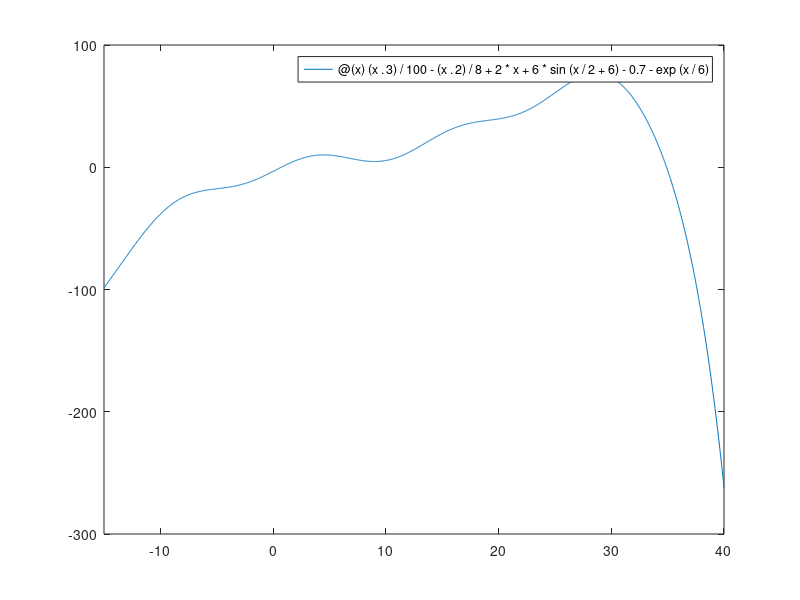

Reproduce this figure in MATLAB. (Note: this script raises an error after producing the figure.)
%% part 2 and 3 with step 1-4
f = @(x) (x.^3)/100 - (x.^2)/8 + 2*x + 6*sin(x/2 + 6) - 0.7 - exp(x/6);
df = @(x) 3*(x.^2)/100 - x/4 + 2 + 3*cos(x/2 + 6) - exp(x/6)/6;

% where f(l) and f(r) have opposite signs
L = 0; R = 1;

% checking signs to make sure a root is inside
fprintf('f(L) = %.4f, f(R) = %.4f\n', f(L), f(R));

figure;
fplot(f, [-15 40]);     
yline(0,'--');           % horizontal line at y=0
grid on;
title('checking where roots are');
xlabel('x'); ylabel('f(x)');

% midpoint for newton start
M = (L + R)/2;

% running all mthds using new generic solvers
% step 1: saving iterates in glist1/glist2/glist3
% step 2: roots below are the reference used for errors right after
[root_bisect, itb, flagb, glist1] = bisection_solver(f, L, R, 1e-14, 1e-14, 500);
[root_newton, itn, flagn, glist2] = newton_solver(@(x) deal(f(x), df(x)), M, 1e-14, 1e-14, 200);
[root_secant, its, flags, glist3] = secant_solver(f, L, R, 1e-14, 1e-14, 200);

% printing results
fprintf('bisection root: %.6f  iters:%d flag:%d\n', root_bisect, itb, flagb);
fprintf('newton root: %.6f    iters:%d flag:%d\n', root_newton, itn, flagn);
fprintf('secant root: %.6f    iters:%d flag:%d\n', root_secant, its, flags);

% step 3: random trials to collect (xn, xn+1) pairs
rng(0);                  % fixed seed for repeatability
ntrials = 40;            % how many random runs per method

% containers for all pairs
bef_b = []; aft_b = [];
bef_n = []; aft_n = [];
bef_s = []; aft_s = [];

% bisection trials (random brackets near the same root)
for k = 1:ntrials
    a = -0.2 + 1.4*rand;           % random left in [-0.2, 1.2]
    b = a + 0.6 + 0.8*rand;        % random right at least 0.6 away
    if f(a)*f(b) > 0, continue, end

    [rk, itk, flagk, glk] = bisection_solver(f, a, b, 1e-14, 1e-14, 500);
    if flagk ~= 1 || numel(glk) < 2, continue, end

    % step 1: xn sequence lives in glk
    % step 2: error uses this run's root as reference
    ek = abs(glk - rk);

    % build (eps_n, eps_{n+1})
    bef_b = [bef_b, ek(1:end-1)];
    aft_b = [aft_b, ek(2:end)];
end

% newton trials (random single starts near the root)
for k = 1:ntrials
    x0 = -0.5 + 2.0*rand;          % random start in [-0.5, 1.5]
    [rk, itk, flagk, glk] = newton_solver(@(x) deal(f(x), df(x)), x0, 1e-14, 1e-14, 200);
    if flagk ~= 1 || numel(glk) < 2, continue, end

    ek = abs(glk - rk);
    bef_n = [bef_n, ek(1:end-1)];
    aft_n = [aft_n, ek(2:end)];
end

% secant trials (random pairs near the root)
for k = 1:ntrials
    x0 = -0.5 + 2.0*rand;
    x1 = -0.5 + 2.0*rand;
    if x0 == x1, x1 = x1 + 1e-3; end

    [rk, itk, flagk, glk] = secant_solver(f, x0, x1, 1e-14, 1e-14, 200);
    if flagk ~= 1 || numel(glk) < 2, continue, end

    ek = abs(glk - rk);
    bef_s = [bef_s, ek(1:end-1)];
    aft_s = [aft_s, ek(2:end)];
end

% quick check that step 3 collected data (and step 1/2/4 are in play)
fprintf('pairs collected -> bisection:%d  newton:%d  secant:%d\n', ...
    numel(bef_b), numel(bef_n), numel(bef_s));
if isempty(bef_b) || isempty(bef_n) || isempty(bef_s)
    warning('some method did not collect data correctly');
else
    disp('all methods produced data -> step 3 good');
end

%example for how to filter the error data
%currently have error_list0, error_list1, index_list
%data points to be used in the regression
bregx = []; % e_n
bregy = []; % e_{n+1}
%iterate through the collected data
for n=1:length(bef_b)
    %if the error is not too big or too small
    %and it was enough iterations into the trial...
    if bef_b(n)>1e-15 && bef_b(n)<1e-2 && ...
            aft_b(n)>1e-14 && aft_b(n)<1e-2 
        %then add it to the set of points for regression
        bregx(end+1) = bef_b(n);
        bregy(end+1) = aft_b(n);
    end
end

nregx = []; % e_n
nregy = []; % e_{n+1}
%iterate through the collected data
for n=1:length(bef_n)
    %if the error is not too big or too small
    %and it was enough iterations into the trial...
    if bef_n(n)>1e-15 && bef_n(n)<1e-2 && ...
            aft_n(n)>1e-14 && aft_n(n)<1e-2 
        %then add it to the set of points for regression
        nregx(end+1) = bef_n(n);
        nregy(end+1) = aft_n(n);
    end
end

sregx = []; % e_n
sregy = []; % e_{n+1}
%iterate through the collected data
for n=1:length(bef_s)
    %if the error is not too big or too small
    %and it was enough iterations into the trial...
    if bef_s(n)>1e-15 && bef_s(n)<1e-2 && ...
            aft_s(n)>1e-14 && aft_s(n)<1e-2 
        %then add it to the set of points for regression
        sregx(end+1) = bef_s(n);
        sregy(end+1) = aft_s(n);
    end
end

% combined plot to see all three on one figure
figure; grid on
loglog(bef_b, aft_b, 'ro', 'markerfacecolor','r', 'markersize',3)   % bisection
hold on;
loglog(bef_n, aft_n, 'go', 'markerfacecolor','g', 'markersize',3)   % newton
loglog(bef_s, aft_s, 'bo', 'markerfacecolor','b', 'markersize',3)   % secant
xlabel('\epsilon_n'); ylabel('\epsilon_{n+1}');
title('error map from random trials')
legend('bisection','newton','secant','location','best')
hold off

figure; grid on
loglog(bregx, bregy, 'ro', 'markerfacecolor','r', 'markersize',3)
hold on
loglog(nregx, nregy, 'ro', 'markerfacecolor','g', 'markersize',3)
loglog(sregx, sregy, 'ro', 'markerfacecolor','b', 'markersize',3)
[p_b, k_b] = generate_error_fit(bregx, bregy)
[p_n, k_n] = generate_error_fit(nregx, nregy)
[p_s, k_s] = generate_error_fit(sregx, sregy)
[dfdx,d2fdx2] = approximate_derivative(f,root_newton);
newtexp = abs((1/2)*(d2fdx2/dfdx))
legend('bisection','newton','secant','location','best')
set(gca,'XScale','log','YScale','log')   % keep on log after hold/legend calls


figure
ms = glist1;                                  % step 1: xn sequence (bisection midpoints)
ms_err = abs(ms - root_bisect);               % step 2: error vs chosen reference root
bef = ms_err(1:end-1);                        % step 4: eps_n
aft = ms_err(2:end);                          % step 4: eps_{n+1}
loglog(bef, aft, "r.")                        % step 4: log-log plot of (eps_n, eps_{n+1})
loglog(bef, aft, 'ro', 'markerfacecolor','r','markersize',1);  % step 4: same points styled

function [root, it, flag, glist] = bisection_solver(f, L, R, Athresh, Bthresh, maxit)
    % part 2: bisection safeguard (make sure root is bracketed)
    if f(L)*f(R) > 0
        root = NaN; it = 0; flag = -1; % -1 = bad bracket
        return
    end
    glist = [];                             % step 1: start xn list
    % halving interval each loop
    it = 0; flag = 0;
    while (R - L)/2 > Athresh && it < maxit
        M = (L + R)/2;  
        glist(end+1) = M;                   % step 1: save iterate (midpoint)
        if abs(f(M)) < Bthresh
            root = M; flag = 1; return      % success by |f(x)| small
        end
        if f(L)*f(M) < 0
            R = M;                          % root in left half
        else
            L = M;                          % root in right hlf
        end
        it = it + 1;
    end
    root = (L + R)/2; flag = 1;             % final midpoint = root
end

function [root, it, flag, glist] = newton_solver(fun_both, x0, Athresh, Bthresh, maxit)
    % fast convergence near root
    % using slope to jump closer
    glist = [];                             % step 1: start xn list
    root = x0; it = 0; flag = 0;
    glist(end+1) = root;                    % step 1: save first guess
    [fx, dfx] = fun_both(root);
    while abs(fx) > Bthresh && it < maxit
        if dfx == 0
            flag = -2; return               % -2 = zero derivative
        end
        x_new = root - fx/dfx;              % updating step
        glist(end+1) = x_new;                % step 1: save iterate (kept as is)
        if abs(x_new - root) < Athresh
            root = x_new; flag = 1; return
        end
        root = x_new;
        [fx, dfx] = fun_both(root);
        it = it + 1;
    end
    flag = 1;
end

function [root, it, flag, glist] = secant_solver(f, x0, x1, Athresh, Bthresh, maxit)
    % no derivative needed
    % using secant line slope
    it = 0; flag = 0;
    f0 = f(x0); f1 = f(x1);
    glist = [];                             % step 1: start xn list
    glist(end+1) = x0;                      % step 1: save first two guesses
    glist(end+1) = x1;                      % step 1: save first two guesses
    while abs(f1) > Bthresh && it < maxit
        denom = (f1 - f0);
        if denom == 0
            root = x1; flag = -2; return    % -2 = zero denominator
        end
        x_next = x1 - f1*(x1 - x0)/denom;   % updating step
        glist(end+1) = x_next;              % step 1: save iterate
        if abs(x_next - x1) < Athresh
            root = x_next; flag = 1; return
        end
        x0 = x1; f0 = f1;
        x1 = x_next; f1 = f(x1);
        it = it + 1;
    end
    root = x1; flag = 1;
end


function [p,k] = generate_error_fit(x_regression,y_regression)
    %generate Y, X1, and X2
    %note that I use the transpose operator (’)
    %to convert the result from a row vector to a column
    %If you are copy-pasting, the ’ character may not work correctly
    Y = log(y_regression)';
    X1 = log(x_regression)';
    X2 = ones(length(X1),1);
    %run the regression
    coeff_vec = regress(Y,[X1,X2]);
    %pull out the coefficients from the fit
    p = coeff_vec(1);
    k = exp(coeff_vec(2));
end


function [dfdx,d2fdx2] = approximate_derivative(fun,x)
%set the step size to be tiny
    delta_x = 1e-6;
%compute the function at different points near x
    f_left = fun(x-delta_x);
    f_0 = fun(x);
    f_right = fun(x+delta_x);
%approximate the first derivative
    dfdx = (f_right-f_left)/(2*delta_x);
%approximate the second derivative
    d2fdx2 = (f_right-2*f_0+f_left)/(delta_x^2);
end

pb = polyfit(log10(bregx), log10(bregy), 1);  fprintf('p_b ≈ %.3f\n', pb(1));
pn = polyfit(log10(nregx), log10(nregy), 1);  fprintf('p_n ≈ %.3f\n', pn(1));
ps = polyfit(log10(sregx), log10(sregy), 1);  fprintf('p_s ≈ %.3f\n', ps(1));

% individual convergence plots with fit lines

%bisection
% keep positives only (log space)
m = (bregx>0) & (bregy>0);
xb = bregx(m); yb = bregy(m);
% fit in log space: log10(y) = a*log10(x) + b
pbis = polyfit(log10(xb), log10(yb), 1);
ab = pbis(1); bb = pbis(2); kb = 10^bb;
% smooth curve across data range
xbf = logspace(log10(min(xb)), log10(max(xb)), 200);
ybf = kb * xbf.^ab;
% plot
figure; grid on; hold on
loglog(xb, yb, 'ro', 'markerfacecolor','r', 'markersize',3)        % data
loglog(xbf, ybf, 'r-', 'linewidth',1.6)                            % fit
xlabel('\epsilon_n'); ylabel('\epsilon_{n+1}')
title(sprintf('bisection: fit p = %.3f', ab))
set(gca,'XScale','log','YScale','log'); hold off

%newton
m = (nregx>0) & (nregy>0);
xn = nregx(m); yn = nregy(m);
pnew = polyfit(log10(xn), log10(yn), 1);
an = pnew(1); bn = pnew(2); kn = 10^bn;
xnf = logspace(log10(min(xn)), log10(max(xn)), 200);
ynf = kn * xnf.^an;
figure; grid on; hold on
loglog(xn, yn, 'go', 'markerfacecolor','g', 'markersize',3)
loglog(xnf, ynf, 'g-', 'linewidth',1.6)
xlabel('\epsilon_n'); ylabel('\epsilon_{n+1}')
title(sprintf('newton: fit p = %.3f', an))
set(gca,'XScale','log','YScale','log'); hold off

%secant
m = (sregx>0) & (sregy>0);
xs = sregx(m); ys = sregy(m);
psec = polyfit(log10(xs), log10(ys), 1);
as = psec(1); bs = psec(2); ks = 10^bs;
xsf = logspace(log10(min(xs)), log10(max(xs)), 200);
ysf = ks * xsf.^as;
figure; grid on; hold on
loglog(xs, ys, 'bo', 'markerfacecolor','b', 'markersize',3)
loglog(xsf, ysf, 'b-', 'linewidth',1.6)
xlabel('\epsilon_n'); ylabel('\epsilon_{n+1}')
title(sprintf('secant: fit p = %.3f', as))
set(gca,'XScale','log','YScale','log'); hold off

% part 3 changes compared to part 2
% step 1
% kept saving iterates in glist for each method to capture xn sequence
% no refactor of solvers just made sure glist is recorded every iteration
%
% step 2
% still use the computed root from each run as the error reference
% errors are built as abs(xn - root) for each run
%
% step 3
% added random trials using rand to generate many starts and brackets near the root
% bisection uses random a and b with opposite signs
% newton uses random x0
% secant uses random x0 and x1
% only keep successful runs where flag is 1 and at least two iterates exist
% collect eps_n and eps_n+1 pairs by concatenating across trials
% added rng(0) for repeatability
%
% step 4
% built eps_n and eps_n+1 from the saved glist values
% made loglog plots of eps_n and eps_n+1 to visualize convergence order
% kept plotting style simple to match earlier code


% part 3 additions summary
% added rng(0) so results are repeatable when using random brackets/starts
% added ntrials loop to run many random bisection newton and secant trials
% for each trial collected the iterate list glk and built errors |xn - root|
% concatenated errors across trials to build large arrays of eps_n eps_n+1
% printed how many pairs each method produced as a quick sanity check
% added a combined plot with loglog axes to compare convergence visually
% red = bisection (linear slope ~1)
% green = newton (quadratic slope ~2)
% blue = secant (superlinear slope ~1.6)
% seeing a diagonal cluster for each color means step 3 is working
% bisection gives the most points since it takes more iterations
% newton converges fastest so has fewer points but a steeper slope
% secant sits between bisection and newton in both point count and slope


% note on random trial ranges
% a and b are picked near the root so bisection brackets the same root every time
% interval length kept between 0.6 and 1.4 so it is not too small or too wide
% newton x0 is picked near the root so we see convergence but avoid wrong root
% secant uses two starts in same range and forces x0 ≠ x1 to avoid division by zero
% these ranges give enough variation to get good error pairs without solver failure


%jah notes
% use tighter tolerances so errors reach ~1e-15 like the handout
% saving x_new fixes (xn, xn+1) pairing for the error map
% keep starts near the ~0.7 root to avoid wrong-root noise
% lower tolerances make points extend to ~1e-15 (machine floor)
% newton glist stores x_new so (eps_n, eps_{n+1}) pairs are correct
% expect diagonal lines with slopes ~1 (bisect), ~2 (newton), ~1.6 (secant)
% bottom-left horizontal tail appears when errors hit precision limits
